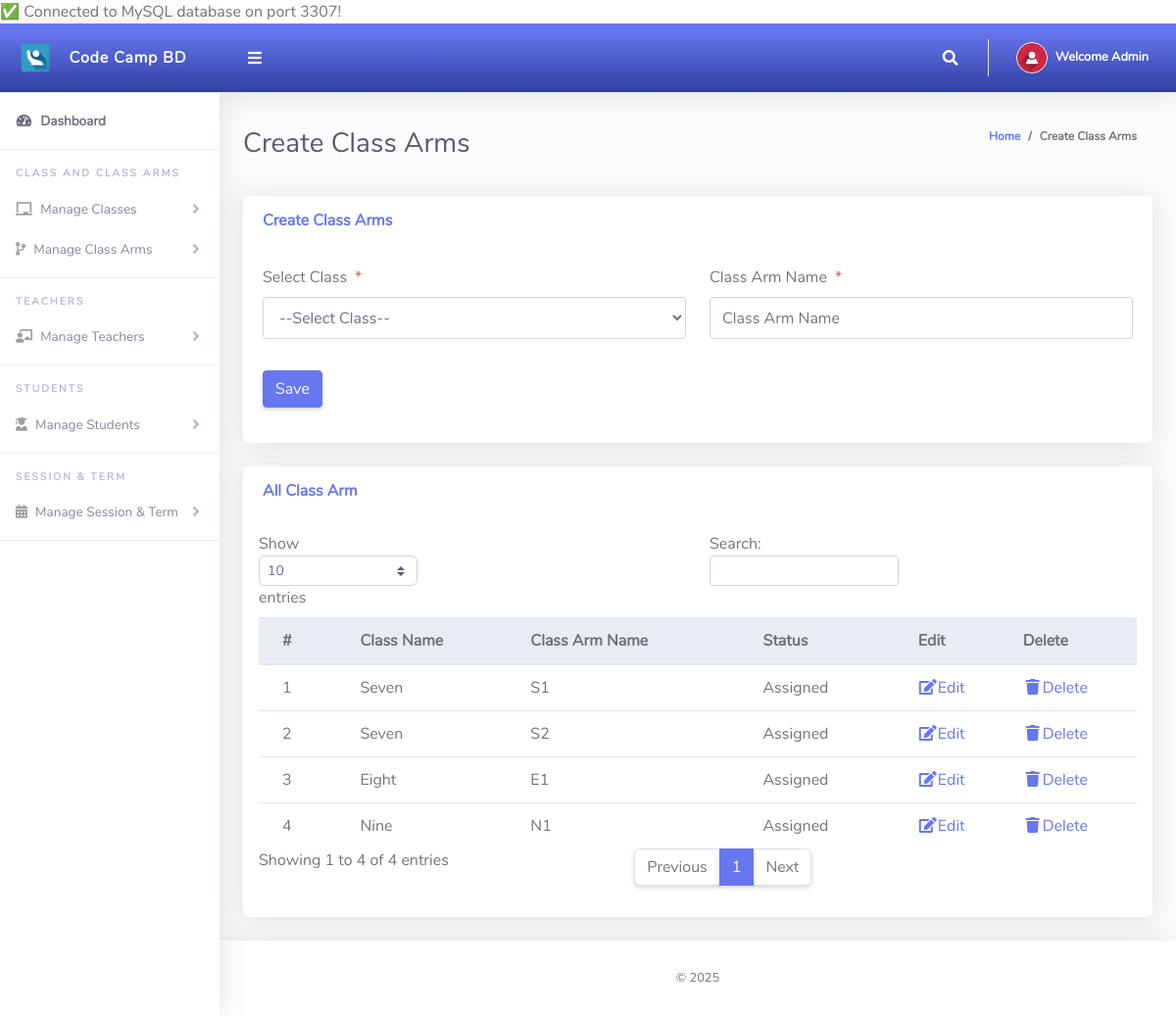
/Admin/createClassArms.php (signed in), run on the app's committed database.
### tables this page shows
CREATE TABLE `tblclassarms` (
  `Id` int(10) NOT NULL,
  `classId` varchar(10) NOT NULL,
  `classArmName` varchar(255) NOT NULL,
  `isAssigned` varchar(10) NOT NULL
);

CREATE TABLE `tblclass` (
  `Id` int(10) NOT NULL,
  `className` varchar(255) NOT NULL
);

### Admin/createClassArms.php (the view, shortened to what this page needs)
<?php
include '../Includes/dbcon.php';
?>
<!DOCTYPE html>
<html lang="en">
<head>
  <link href="../vendor/fontawesome-free/css/all.min.css" rel="stylesheet" type="text/css">
  <link href="../vendor/bootstrap/css/bootstrap.min.css" rel="stylesheet" type="text/css">
  <link href="css/ruang-admin.min.css" rel="stylesheet">
</head>
<body id="page-top">
  <div id="wrapper">
      <?php include "Includes/sidebar.php";?>
    <div id="content-wrapper" class="d-flex flex-column">
      <div id="content">
       <?php include "Includes/topbar.php";?>
        <div class="container-fluid" id="container-wrapper">
          <div class="d-sm-flex align-items-center justify-content-between mb-4">
            <h1 class="h3 mb-0 text-gray-800">Create Class Arms</h1>
            <ol class="breadcrumb">
              <li class="breadcrumb-item"><a href="./">Home</a></li>
              <li class="breadcrumb-item active" aria-current="page">Create Class Arms</li>
            </ol>
          </div>
          <div class="row">
            <div class="col-lg-12">
              <div class="card mb-4">
                <div class="card-header py-3 d-flex flex-row align-items-center justify-content-between">
                  <h6 class="m-0 font-weight-bold text-primary">Create Class Arms</h6>
                </div>
                <div class="card-body">
                  <form method="post">
                    <div class="form-group row mb-3">
                        <div class="col-xl-6">
                        <label class="form-control-label">Select Class<span class="text-danger ml-2">*</span></label>
                         <?php
                        $qry= "SELECT * FROM tblclass ORDER BY className ASC";
                        $result = $conn->query($qry);
                        $num = $result->num_rows;
                        if ($num > 0){
                          echo ' <select required name="classId" class="form-control mb-3">';
                          echo'<option value="">--Select Class--</option>';
                                  echo '</select>';
                              }
                            ?>
                        </div>
                        <div class="col-xl-6">
                        <label class="form-control-label">Class Arm Name<span class="text-danger ml-2">*</span></label>
                      <input type="text" class="form-control" name="classArmName" value="<?php echo $row['classArmName'];?>" id="exampleInputFirstName" placeholder="Class Arm Name">
                        </div>
                    </div>
                      <?php
                    if (isset($Id))
                    {
                    ?>
                    <button type="submit" name="update" class="btn btn-warning">Update</button>
                    &nbsp;&nbsp;&nbsp;&nbsp;&nbsp;&nbsp;&nbsp;&nbsp;&nbsp;&nbsp;
                    <?php
                    } else {
                    ?>
                    <button type="submit" name="save" class="btn btn-primary">Save</button>
                    <?php
                    }
                    ?>
                  </form>
                </div>
              </div>
                 <div class="row">
              <div class="col-lg-12">
              <div class="card mb-4">
                <div class="card-header py-3 d-flex flex-row align-items-center justify-content-between">
                  <h6 class="m-0 font-weight-bold text-primary">All Class Arm</h6>
                </div>
                <div class="table-responsive p-3">
                  <table class="table align-items-center table-flush table-hover" id="dataTableHover">
                    <thead class="thead-light">
                      <tr>
                        <th>#</th>
                        <th>Class Name</th>
                        <th>Class Arm Name</th>
                         <th>Status</th>
                        <th>Edit</th>
                        <th>Delete</th>
                      </tr>
                    </thead>
                    <tbody>
                  <?php
                      $query = "SELECT tblclassarms.Id,tblclassarms.isAssigned,tblclass.className,tblclassarms.classArmName
                      FROM tblclassarms
                      INNER JOIN tblclass ON tblclass.Id = tblclassarms.classId";
                      $rs = $conn->query($query);
                      $num = $rs->num_rows;
                      $sn=0;
                      $status="";
                      if($num > 0)
                      {
                        while ($rows = $rs->fetch_assoc())
                          {
                              if($rows['isAssigned'] == '1'){$status = "Assigned";}else{$status = "UnAssigned";}
                             $sn = $sn + 1;
                            echo"
                              <tr>
                                <td>".$sn."</td>
                                <td>".$rows['className']."</td>
                                <td>".$rows['classArmName']."</td>
                                <td>".$status."</td>
                                <td><a href='?action=edit&Id=".$rows['Id']."'><i class='fas fa-fw fa-edit'></i>Edit</a></td>
                                <td><a href='?action=delete&Id=".$rows['Id']."'><i class='fas fa-fw fa-trash'></i>Delete</a></td>
                              </tr>";
                          }
                      }
                      else
                      {
                           echo
                           "<div class='alert alert-danger' role='alert'>
                            No Record Found!
                            </div>";
                      }
                      ?>
                    </tbody>
                  </table>
                </div>
              </div>
            </div>
            </div>
          </div>
        </div>
      </div>
       <?php include "Includes/footer.php";?>
    </div>
  </div>
</body>
</html>

### Admin/Includes/topbar.php (shortened to what this page needs)
<?php
  $query = "SELECT * FROM tbladmin WHERE Id = ".$_SESSION['userId']."";
  $rs = $conn->query($query);
  $rows = $rs->fetch_assoc();
  $fullName = $rows['firstName']." ".$rows['lastName'];
?>
<nav class="navbar navbar-expand navbar-light bg-gradient-primary topbar mb-4 static-top">
          <button id="sidebarToggleTop" class="btn btn-link rounded-circle mr-3">
            <i class="fa fa-bars"></i>
          </button>
          <ul class="navbar-nav ml-auto">
            <li class="nav-item dropdown no-arrow">
              <a class="nav-link dropdown-toggle" href="#" id="searchDropdown" role="button" data-toggle="dropdown"
                aria-haspopup="true" aria-expanded="false">
                <i class="fas fa-search fa-fw"></i>
              </a>
            </li>
            <li class="nav-item dropdown no-arrow">
              <a class="nav-link dropdown-toggle" href="#" id="userDropdown" role="button" data-toggle="dropdown"
                aria-haspopup="true" aria-expanded="false">
                <img class="img-profile rounded-circle" src="img/user-icn.png" style="max-width: 60px">
                <span class="ml-2 d-none d-lg-inline text-white small"><b>Welcome <?php echo $fullName;?></b></span>
              </a>
            </li>
          </ul>
        </nav>

### data on the page
tblclassarms: classId.className "Seven", classArmName "S1", isAssigned "Assigned"
tblclassarms: classId.className "Seven", classArmName "S2", isAssigned "Assigned"
tblclassarms: classId.className "Eight", classArmName "E1", isAssigned "Assigned"
tblclassarms: classId.className "Nine", classArmName "N1", isAssigned "Assigned"

### other printed values
$port "3307"
$fullName "Admin"
